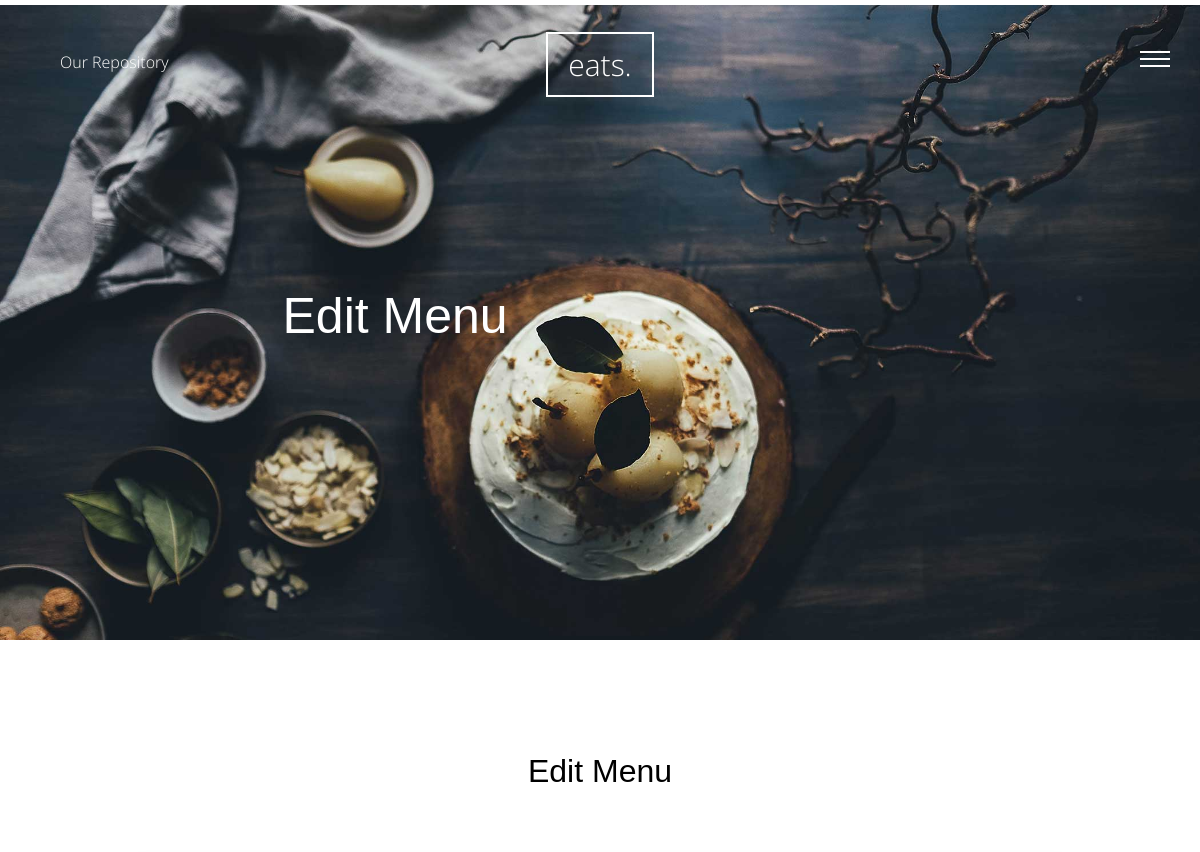
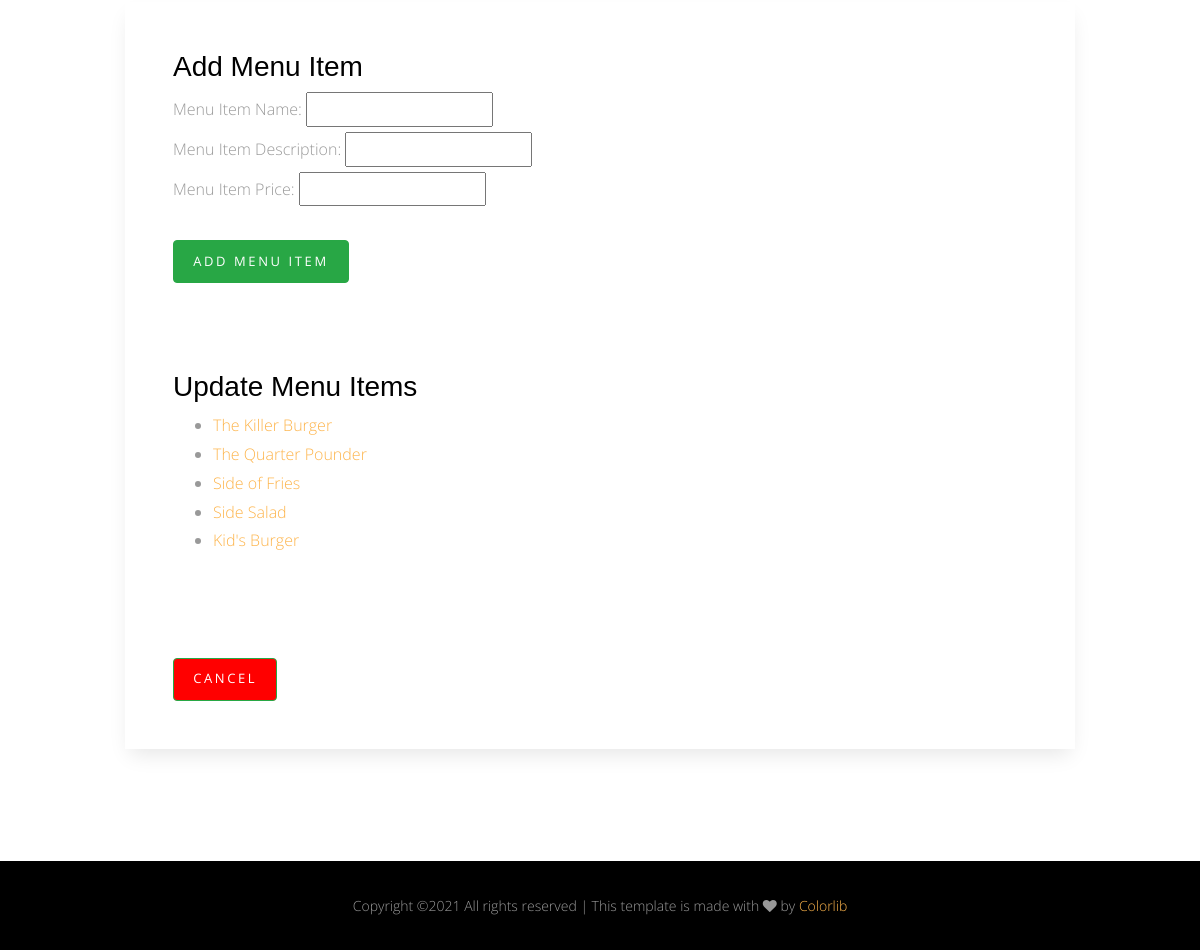
The page /website/restaurant/edit_menu/11/ on the database its author committed (2 pictures, top to bottom).
### website/models.py (models this page shows, shortened)
class MenuItem(models.Model):
    restaurant = models.ForeignKey(Restaurant, on_delete=models.CASCADE)
    menu_item_name = models.CharField(max_length=200)
    menu_item_description = models.CharField(max_length=200)
    menu_item_price = models.FloatField(default=0)

### website/views.py (the view)
# urls.py: path('restaurant/edit_menu/<int:restaurant_id>/', views.add_menu_item, name='addmenuitem'),
def add_menu_item(request, restaurant_id):
    restaurant = get_object_or_404(Restaurant, pk=restaurant_id)
    menu_list = MenuItem.objects.filter(restaurant__pk = restaurant_id)
    if request.method == 'POST':
        form = AddMenuItemForm(request.POST)
        if form.is_valid():
                database = MenuItem.objects.create(
                restaurant = restaurant,
                menu_item_name = form.cleaned_data['menuitemname'],
                menu_item_description = form.cleaned_data['menuitemdescription'],
                menu_item_price = price
                )
                database.save()
                print('buttface')
                url = '/website/restaurant/' + str(restaurant_id)
                return HttpResponseRedirect(url)
        else:
            messages.error(request, 'Please insert a number value for price')
            url = '/website/restaurant/edit_menu/' + str(restaurant_id)
            return HttpResponseRedirect(url)
    else:
        form = AddMenuItemForm()
    return render(request, 'website/edit_menu.html', {'form' : form, 'menu_list' : menu_list, 'restaurant_id' : restaurant_id})

### website/forms.py
class AddMenuItemForm(forms.Form):
    menuitemname = forms.CharField(label='menuitemname',max_length=50, required=True)
    menuitemdescription = forms.CharField(label='menuitemdescription', max_length=50, required=True)
    menuitemprice = forms.FloatField(label='menuitemprice', required=True)

### website/templates/website/edit_menu.html (shortened to what this page needs)
{% extends 'base_restaurant.html' %}
{% load static %}
{% block body %}
      <div class="main-wrap">
        <div class="cover_1 cover_sm">
          <div class="img_bg" style="background-image: url({% static 'site_static/img/slider-1.jpg' %})" data-stellar-background-ratio="0.5">
            <div class="container">
              <div class="row align-items-center justify-content-center">
                <div class="col-md-7" data-aos="fade-up">
                  <h2 class="heading">Edit Menu</h2>
                </div>
              </div>
            </div>
          </div>
        </div>
        <div class="section" data-aos="fade-up">
          <div class="container">
            <div class="row justify-content-center mb-5">
              <div class="col-md-8  text-center">
                <h2 class="mb-3">Edit Menu</h2>
              </div>
            </div>
            <div class="row justify-content-center">
              <div class="col-md-10 p-5 form-wrap">
<h3>Add Menu Item</h3>
<form id="form" method="post">
    {% block content-1 %}
    <form method="POST" class="form-group">
    <label for="menuitemname">Menu Item Name: </label>
    <input id="menuitemname" type="text" name="menuitemname" maxlength="100" required> <br>
    <label for="menuitemdescription">Menu Item Description: </label>
    <input id="menuitemdescription" type="text" name="menuitemdescription" maxlength="500" required> <br>
    <label for="menuitemprice">Menu Item Price: </label>
    <input id="menuitemprice" type="text" name="menuitemprice" maxlength="100" required> <br> <br>
    <button type="submit" name="add" class="btn btn-success">Add Menu Item</button>
    </form>
    {% endblock %}
</form>
<br> <br> <br>
<h3>Update Menu Items</h3>
    {% if menu_list %}
        <ul>
        {% for menu_item in menu_list %}
          <li><a href="/website/restaurant/edit_menu_item/{{ menu_item.id }}/">{{ menu_item.menu_item_name}}</a></li>
        {% endfor %}
        </ul>
    {% else %}
        <p>No menu items are available.</p>
    {% endif %}
    <br> <br> <br>
    <button onclick="location.href='/website/restaurant/{{ restaurant_id }}/'" style="background-color: red;" name="cancel" class="btn btn-success">Cancel</button>
                  </div>
            </div>
          </div>
        </div>
              </div>
            </div>
{% endblock body %}

### static/site_static/css/style.css (style rules this page uses)
html { overflow-x: hidden; }
body { background: #fff; font-family: "Open Sans", cursive; font-size: 16px; line-height: 1.8; font-weight: 300; color: #999999; }
a { -webkit-transition: .3s all ease; -o-transition: .3s all ease; transition: .3s all ease; text-decoration: none; }
h1, h2, h3, h4, h5 { color: #000; font-family: "Playfair Display", Arial, sans-serif; }
.btn, .form-control { outline: none; }
.btn { font-size: 13px; text-transform: uppercase; letter-spacing: .2em; }
.section { padding: 7em 0; }
.form-wrap { padding: 40px; background: #fff; -webkit-box-shadow: 0 10px 20px -5px rgba(0, 0, 0, 0.1); box-shadow: 0 10px 20px -5px rgba(0, 0, 0, 0.1); }
.cover_1 { position: relative; }
.cover_1 .img_bg { background-repeat: no-repeat; background-size: cover !important; background-position: center center; }
.cover_1 .img_bg, .cover_1 .img_bg > .container > .row { min-height: 700px; height: 100vh; }
.cover_1.cover_sm .img_bg, .cover_1.cover_sm .img_bg > .container > .row { min-height: 600px; height: 80vh; }
.cover_1 .heading { color: white; font-weight: 300; font-size: 30px; line-height: 1.5; }
@media (min-width: 768px) { .cover_1 .heading { font-size: 50px; line-height: 1.5; } }

### rows shown on the page
MenuItem: menu_item_name "The Killer Burger"
MenuItem: menu_item_name "The Quarter Pounder"
MenuItem: menu_item_name "Side of Fries"
MenuItem: menu_item_name "Side Salad"
MenuItem: menu_item_name "Kid's Burger"
